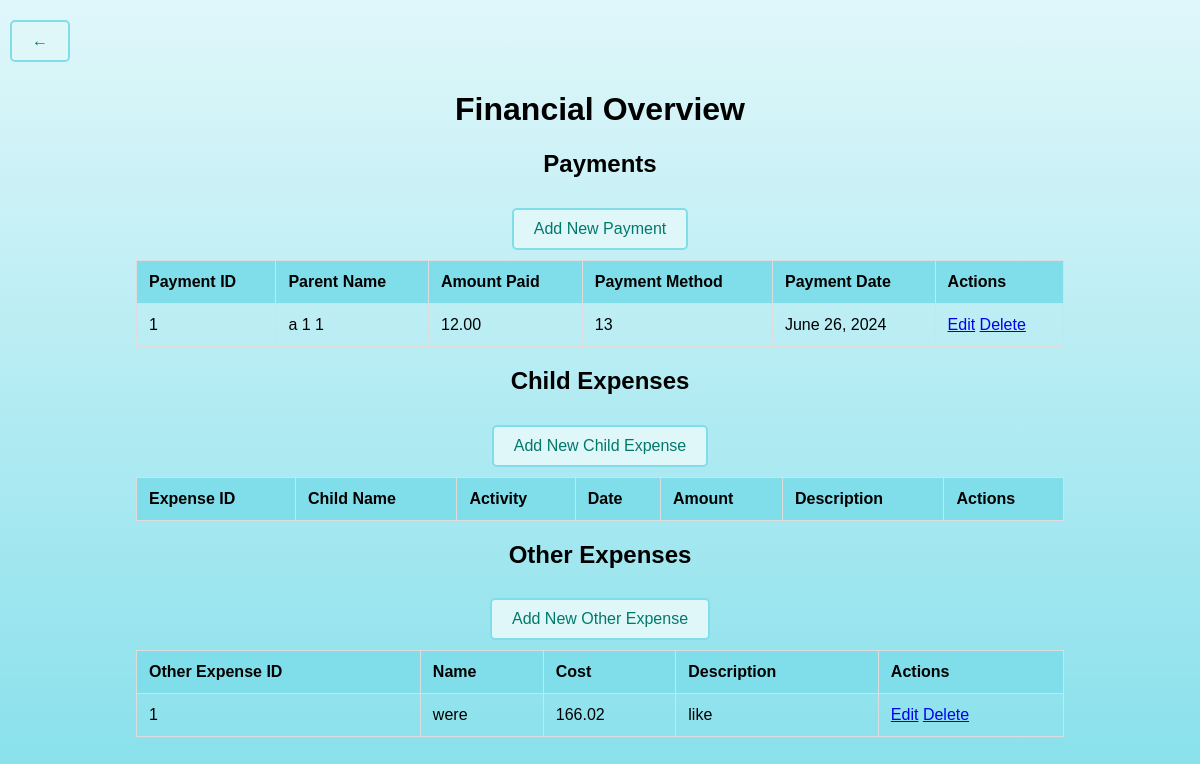
Page /myapp/payments/ on the earlier database version.
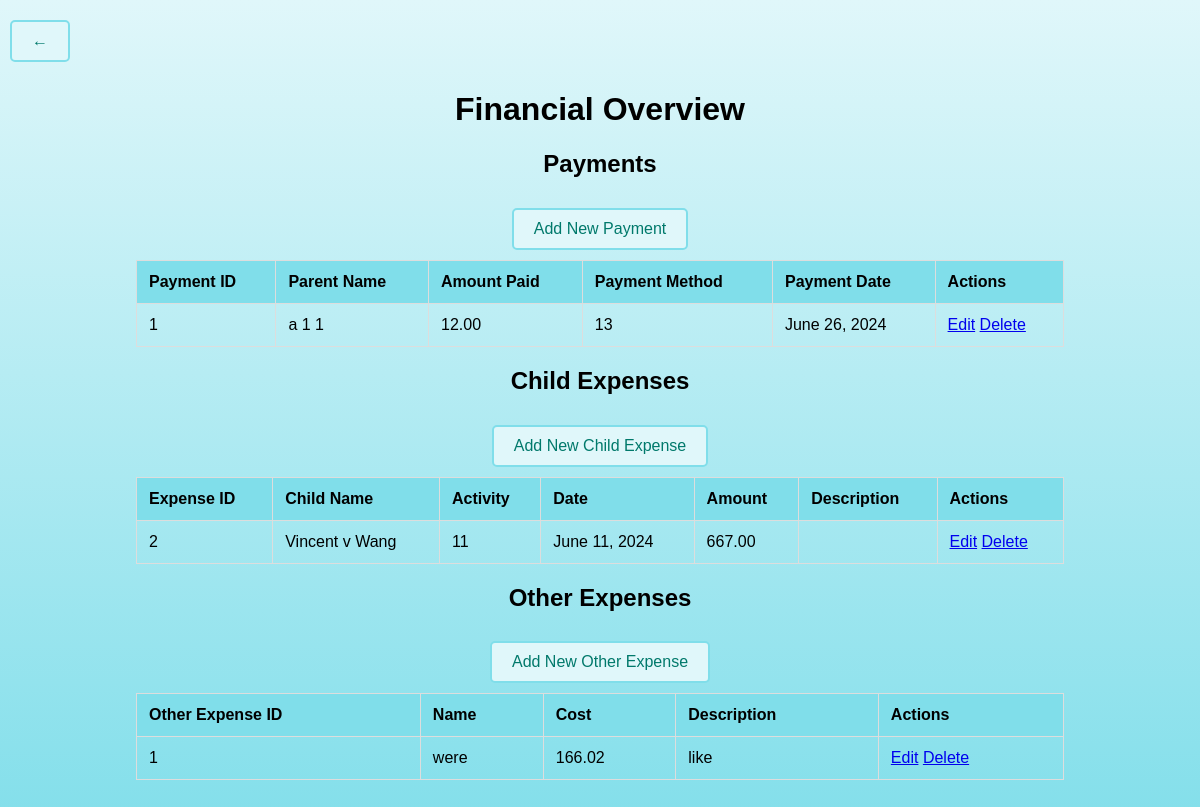
Same page on the later database version.
### myapp/models.py (models this page shows, shortened)
class Payment(models.Model):
    parent = models.ForeignKey(Parent, on_delete=models.CASCADE)
    amount_paid = models.DecimalField(max_digits=10, decimal_places=2)
    payment_method = models.CharField(max_length=50)
    payment_date = models.DateField()

class Parent(models.Model):
    first_name = models.CharField(max_length=50)
    middle_name = models.CharField(max_length=50, blank=True, null=True)
    last_name = models.CharField(max_length=50)
    age = models.IntegerField()
    phone_number = models.CharField(max_length=15)
    street_address = models.CharField(max_length=100)
    city = models.CharField(max_length=50)
    zip_code = models.CharField(max_length=10)
    state = models.CharField(max_length=50)
    email = models.EmailField()

class OtherExpenses(models.Model):
    name = models.CharField(max_length=50)
    cost = models.DecimalField(max_digits=10, decimal_places=2)
    description = models.TextField(blank=True)

class Expense(models.Model):
    child = models.ForeignKey(Child, on_delete=models.CASCADE, blank=True, null=True)
    activity = models.ForeignKey(Activity, on_delete=models.CASCADE, blank=True, null=True)
    date = models.DateField()
    amount = models.DecimalField(max_digits=10, decimal_places=2)
    description = models.TextField(blank=True)

class Child(models.Model):
    first_name = models.CharField(max_length=100)
    middle_name = models.CharField(max_length=100, blank=True, null=True)
    last_name = models.CharField(max_length=100)
    age = models.IntegerField()
    date_of_birth = models.DateField()
    average_cost = models.DecimalField(max_digits=10, decimal_places=2)

class Activity(models.Model):
    activity_name = models.CharField(max_length=50)
    duration = models.DurationField()
    cost = models.DecimalField(max_digits=10, decimal_places=2)
    age_group = models.CharField(max_length=20)
    description = models.TextField()

### myapp/views.py (the view)
# urls.py: path('payments/', views.payment_list, name='payment_list'),
def payment_list(request):
    payments = Payment.objects.all()
    expenses = Expense.objects.all()
    other_expenses = OtherExpenses.objects.all()
    return render(request, 'payment_list.html', {'payments': payments,
                                                 'expenses': expenses,
                                                 'other_expenses': other_expenses})

### myapp/templates/payment_list.html (shortened to what this page needs)
<!DOCTYPE html>
<html lang="en">
<head>
</head>
<body>
    <div class="back-button">
        <a href="{% url 'home' %}" class="button">&larr;</a>
    </div>
    <div class="container">
        <h1>Financial Overview</h1>
        <h2>Payments</h2>
        <a href="{% url 'add_payment' %}" class="button">Add New Payment</a>
        <table>
            <thead>
                <tr>
                    <th>Payment ID</th>
                    <th>Parent Name</th>
                    <th>Amount Paid</th>
                    <th>Payment Method</th>
                    <th>Payment Date</th>
                    <th>Actions</th>
                </tr>
            </thead>
            <tbody>
                {% for payment in payments %}
                <tr>
                    <td>{{ payment.id }}</td>
                    <td>{{ payment.parent.first_name }} {{ payment.parent.middle_name }} {{ payment.parent.last_name }}</td>
                    <td>{{ payment.amount_paid }}</td>
                    <td>{{ payment.payment_method }}</td>
                    <td>{{ payment.payment_date }}</td>
                    <td>
                        <a href="{% url 'edit_payment' payment.pk %}">Edit</a>
                        <a href="{% url 'delete_payment' payment.pk %}">Delete</a>
                    </td>
                </tr>
                {% endfor %}
            </tbody>
        </table>
        <h2>Child Expenses</h2>
        <a href="{% url 'add_expense' %}" class="button">Add New Child Expense</a>
        <table>
            <thead>
                <tr>
                    <th>Expense ID</th>
                    <th>Child Name</th>
                    <th>Activity</th>
                    <th>Date</th>
                    <th>Amount</th>
                    <th>Description</th>
                    <th>Actions</th>
                </tr>
            </thead>
            <tbody>
                {% for expense in expenses %}
                <tr>
                    <td>{{ expense.id }}</td>
                    <td>{% if expense.child %}{{ expense.child.first_name }} {{ expense.child.middle_name }} {{ expense.child.last_name }}{% else %}N/A{% endif %}</td>
                    <td>{% if expense.activity %}{{ expense.activity.activity_name }}{% else %}N/A{% endif %}</td>
                    <td>{{ expense.date }}</td>
                    <td>{{ expense.amount }}</td>
                    <td>{{ expense.description }}</td>
                    <td>
                        <a href="{% url 'edit_expense' expense.pk %}">Edit</a>
                        <a href="{% url 'delete_expense' expense.pk %}">Delete</a>
                    </td>
                </tr>
                {% endfor %}
            </tbody>
        </table>
        <h2>Other Expenses</h2>
        <a href="{% url 'add_other_expense' %}" class="button">Add New Other Expense</a>
        <table>
            <thead>
                <tr>
                    <th>Other Expense ID</th>
                    <th>Name</th>
                    <th>Cost</th>
                    <th>Description</th>
                    <th>Actions</th>
                </tr>
            </thead>
            <tbody>
                {% for other_expense in other_expenses %}
                <tr>
                    <td>{{ other_expense.id }}</td>
                    <td>{{ other_expense.name }}</td>
                    <td>{{ other_expense.cost }}</td>
                    <td>{{ other_expense.description }}</td>
                    <td>
                        <a href="{% url 'edit_other_expense' other_expense.pk %}">Edit</a>
                        <a href="{% url 'delete_other_expense' other_expense.pk %}">Delete</a>
                    </td>
                </tr>
                {% endfor %}
            </tbody>
        </table>
    </div>
</body>
</html>

Differences in the rows shown:
added Expense: id "2", child.first_name "Vincent", child.middle_name "v", child.last_name "Wang", activity.activity_name "11", date "June 11, 2024", amount "667.00"
